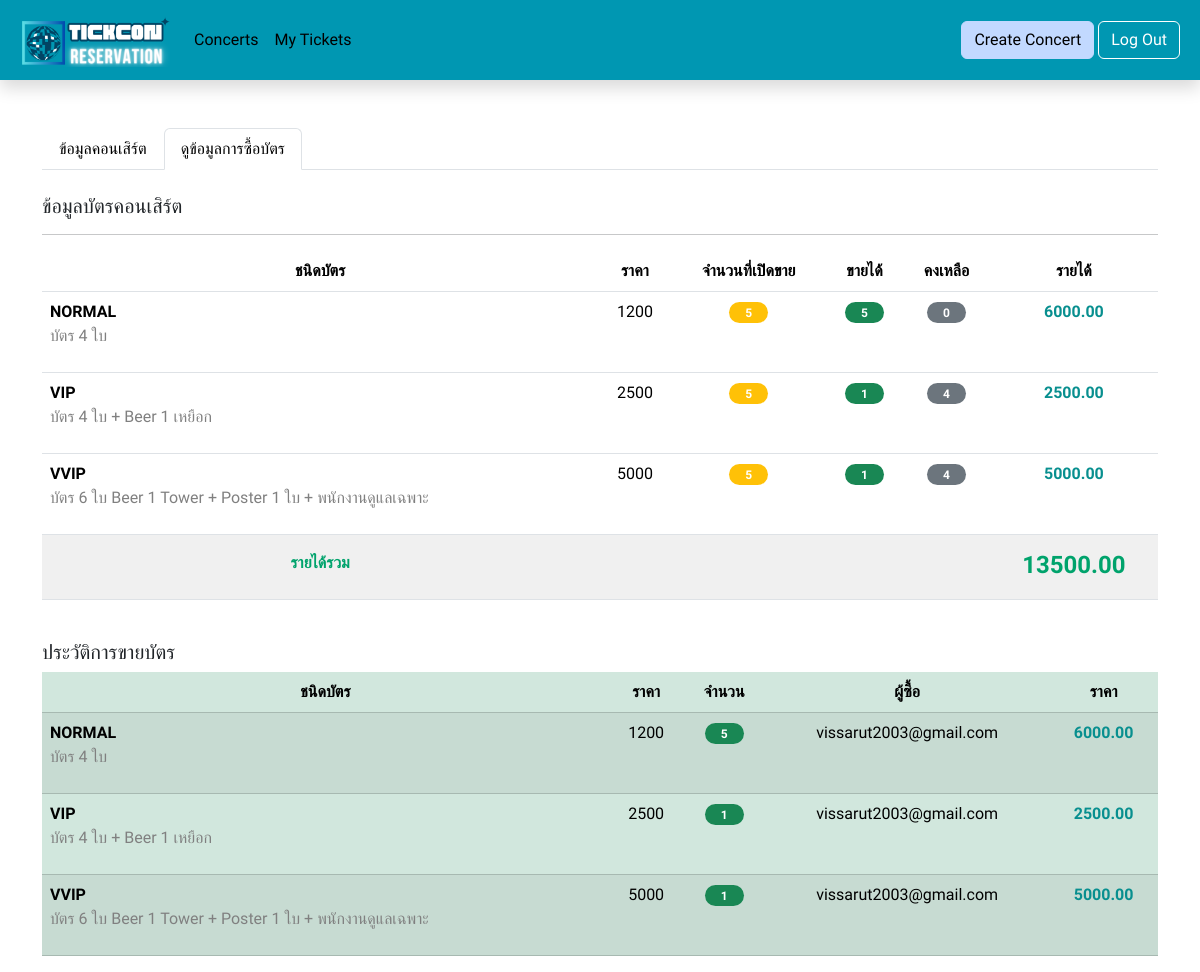
The page /all_final/each_my_concert_stat.php?concert_id=1 (signed in) on the database as committed earlier.
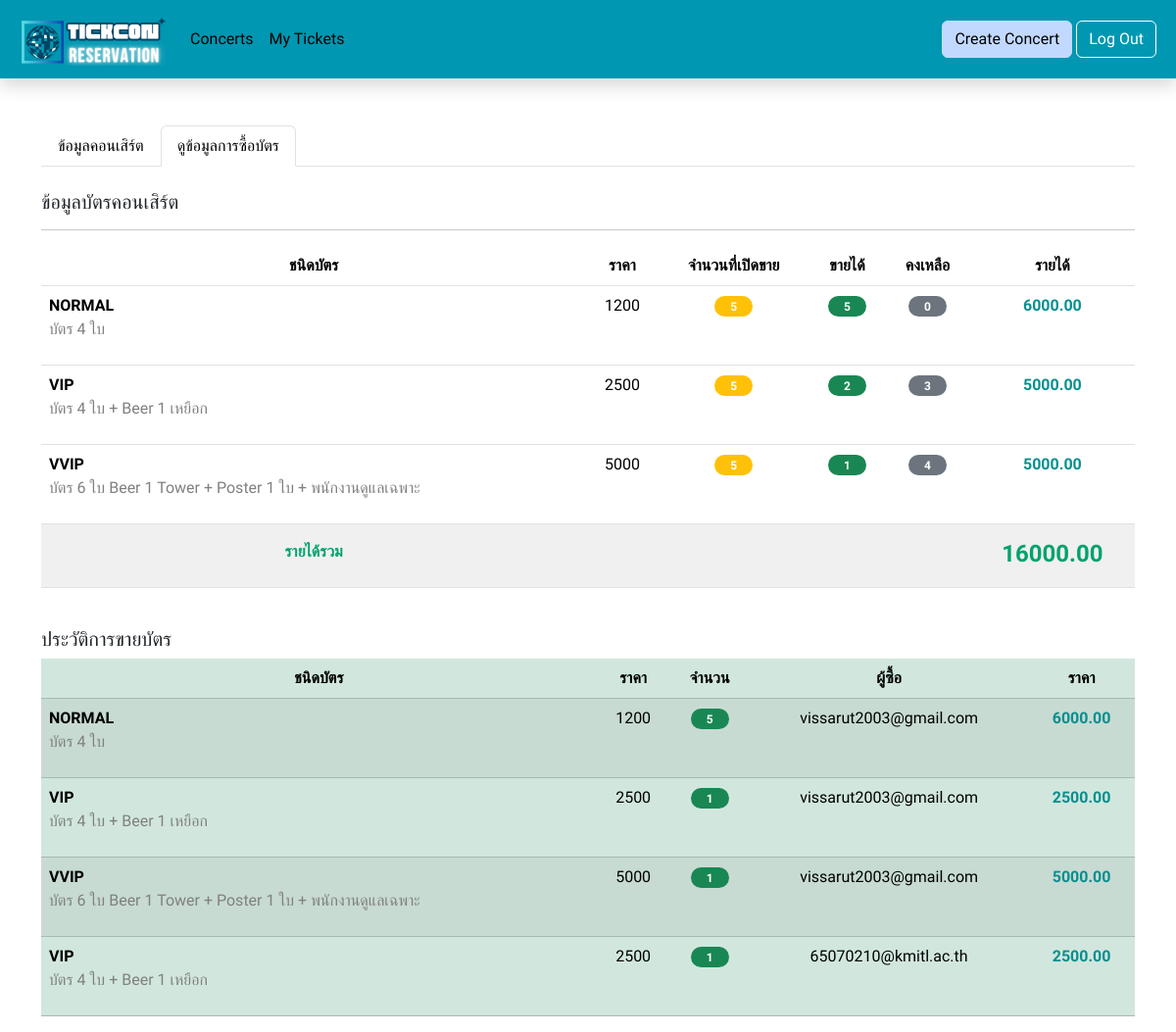
The same page on the database as committed later.
### tables this page shows
CREATE TABLE "ticket_detail" (
	"detail_id"	INTEGER NOT NULL UNIQUE,
	"name"	TEXT NOT NULL,
	"description"	TEXT,
	"price"	INTEGER NOT NULL,
	"concert_id"	INTEGER NOT NULL,
	"amount"	INTEGER NOT NULL,
	PRIMARY KEY("detail_id" AUTOINCREMENT),
	FOREIGN KEY("concert_id") REFERENCES "concert"("concert_id")
);

CREATE TABLE "ticket" (
	"ticket_id"	INTEGER NOT NULL UNIQUE,
	"detail_id"	INTEGER NOT NULL,
	"payment_id"	TEXT,
	FOREIGN KEY("detail_id") REFERENCES "ticket_detail"("detail_id"),
	PRIMARY KEY("ticket_id" AUTOINCREMENT)
);

CREATE TABLE "member" (
	"member_id"	INTEGER NOT NULL UNIQUE,
	"email"	TEXT NOT NULL,
	"password"	TEXT NOT NULL,
	"type"	TEXT NOT NULL,
	"firstname"	TEXT,
	"lastname"	TEXT,
	PRIMARY KEY("member_id" AUTOINCREMENT)
);

### all_final/each_my_concert_stat.php (the view, shortened to what this page needs)
<!DOCTYPE html>
<html lang="en">
<head>
    <link href="https://cdn.jsdelivr.net/npm/bootstrap@5.3.2/dist/css/bootstrap.min.css" rel="stylesheet"
>
</head>
<body>
    <nav class="navbar navbar-expand-md sticky-top shadow p-2 mb-5 " style="background-color : #0097B2">
        <div class="container-fluid">
            <a class="navbar-brand" href="index_user.php">
                <img src="upload/logo/TICKCON.png" alt="Logo" width="150px" class="d-inline-block align-text-top">
            </a>
            <div class="collapse navbar-collapse" id="navbarSupportedContent">
                <ul class="navbar-nav me-auto mb-2 mb-lg-0 p-1 ms-0 ps-0">
                    <li class="nav-item">
                        <a class="nav-link-1 nav-link " href="index_user.php">Concerts</a>
                    </li>
                    <li class="nav-item">
                        <a class=" nav-link-1 nav-link" href="myticket.php">My Tickets</a>
                    </li>
                </ul>
                <form class="d-flex mb-2 mb-lg-0 me-1" action="createcon_db.php">
                    <button class="btn btn-light" type="submit">Create Concert</button>
                </form>
                <form class="d-flex mb-2 mb-lg-0" action="index_notlogin.php">
                    <button class="btn btn-outline-danger" type="submit">Log Out</button>
                </form>
            </div>
        </div>
    </nav>
    <?php
    $concert_id = $_SESSION['concert_id'];
    require_once 'config/db.php';
    echo '<div class="container">
        <ul class="nav nav-tabs">
        <li class="nav-item">
            <a class="nav-link1 nav-link" href="each_my_concert.php">ข้อมูลคอนเสิร์ต</a>
        </li>
        <li class="nav-item">
            <a class="nav-link1 nav-link active" aria-current="page" href="each_my_concert_stat.php" >ดูข้อมูลการซื้อบัตร</a>
        </li>
        </ul><br><h5>ข้อมูลบัตรคอนเสิร์ต</h5><hr>';
    $sql2 = <<<EOF
        SELECT *
        FROM ticket_detail
        WHERE concert_id = $concert_id;
        ORDER BY detail_id
        EOF;
    $ret2 = $db->query($sql2);
    $sql_amount_buy = <<<EOF
        SELECT COUNT(CASE WHEN payment_id IS NOT NULL THEN detail_id END) AS amount_sell
        FROM ticket t
        JOIN ticket_detail td
        USING (detail_id)
        WHERE concert_id = $concert_id
        GROUP BY detail_id
        ORDER BY detail_id
        EOF;
    $ret_amount_buy = $db->query($sql_amount_buy);
    $total_earn = 0;
    echo '<table class="table  table-hover text-center">
        <thead>
            <tr >
            <th scope="col">ชนิดบัตร</th>
            <th scope="col">ราคา</th>
            <th scope="col">จำนวนที่เปิดขาย</th>
            <th scope="col">ขายได้</th>
            <th scope="col">คงเหลือ</th>
            <th scope="col">รายได้</th>
            </tr>
        </thead><tbody>';
    while ($row2 = $ret2->fetchArray(SQLITE3_ASSOC)) {
        $row_amount_buy = $ret_amount_buy->fetchArray(SQLITE3_ASSOC);
        echo '<tr>
            <td class="text-start"><b>' . $row2['name'] . '</b><p style = "color:#808080">' . $row2['description'] . '</p></td>
            <td>' . $row2['price'] . '</td>
            <td><span class="badge bg-warning rounded-pill px-3">' . $row2['amount'] . '</span></td>
            <td><span class="badge bg-success rounded-pill px-3">' . $row_amount_buy['amount_sell'] . '</span></td>
            <td><span class="badge bg-secondary rounded-pill px-3">' . $row2['amount'] - $row_amount_buy['amount_sell'] . '</span></td>
            <td><p style= "color:#088F8F"><b>' . number_format((float) $row2['price'] * $row_amount_buy['amount_sell'], 2, '.', '') . '</b></p></td>
          </tr>';
        $total_earn = $total_earn + ($row2['price'] * $row_amount_buy['amount_sell']);
    }
    echo '<tr >
        <td class=" align-items-center pt-3" style = "background-color: #F0F0F0;"><p style = "color:#00A36C"><b>รายได้รวม</b></p></td>
        <td style = "background-color: #F0F0F0;"></td>
        <td style = "background-color: #F0F0F0;"></td>
        <td style = "background-color: #F0F0F0;"></td>
        <td style = "background-color: #F0F0F0;"></td>
        <td class=" align-items-center pt-3" style = "color:#00A36C; background-color: #F0F0F0;"><h4><b>' . number_format((float) $total_earn, 2, '.', '') . '</b></h4></td>
      </tr></tbody></table>';
    echo '</div>';
    $sql_sell_history = <<<EOF
        SELECT * , COUNT(*)
        FROM ticket
        JOIN ticket_detail
        USING (detail_id)
        JOIN payment
        USING (payment_id)
        JOIN member
        USING (member_id)
        WHERE concert_id = $concert_id AND payment_id is not null
        GROUP BY member_id, detail_id;
        EOF;
    $ret_sell_history = $db->query($sql_sell_history);
    $count_sell = 0;
    while ($row_sell_history = $ret_sell_history->fetchArray(SQLITE3_ASSOC)) {
        $count_sell++;
    }
    $sql_sell_history = <<<EOF
        SELECT * , COUNT(*)
        FROM ticket
        JOIN ticket_detail
        USING (detail_id)
        JOIN payment
        USING (payment_id)
        JOIN member
        USING (member_id)
        WHERE concert_id = $concert_id AND payment_id is not null
        GROUP BY member_id, detail_id;
        EOF;
    $ret_sell_history = $db->query($sql_sell_history);
    echo '<br><div class="container"><h5>ประวัติการขายบัตร</h5><div class="overflow-auto">';
    if ($count_sell > 0) {
        echo '<table class="table table-success  table-striped text-center">
        <thead>
            <tr>
            <th scope="col">ชนิดบัตร</th>
            <th scope="col">ราคา</th>
            <th scope="col">จำนวน</th>
            <th scope="col">ผู้ซื้อ</th>
            <th scope="col">ราคา</th>
            </tr>
        </thead><tbody>';
        while ($row_sell_history = $ret_sell_history->fetchArray(SQLITE3_ASSOC)) {
            echo '<tr>
            <td class="text-start"><b>' . $row_sell_history['name'] . '</b><p style = "color:#808080">' . $row_sell_history['description'] . '</p></td>
            <td>' . $row_sell_history['price'] . '</td>
            <td><span class="badge bg-success rounded-pill px-3">' . $row_sell_history['COUNT(*)'] . '</span></td>
            <td>' . $row_sell_history['email'] . '</td>
            <td><p style= "color:#088F8F"><b>' . number_format((float) $row_sell_history['COUNT(*)'] * $row_sell_history['price'], 2, '.', '') . '</b></p></td>
            </tr>';
        }
        echo '</tbody></table>';
    } else {
        echo 'ยังไม่มีการขายบัตร';
    }
    echo '</div></div>';
    ?>
</body>
</html>

### all_final/each_my_concert_stat.php (style rules this page uses)
* { font-family: 'Dosis', sans-serif; }
.navbar-brand { font-family: 'Mohave', sans-serif; }
.container-fluid { color: white; }
.btn-light { background-color: #C2D9FF; border-color: #C2D9FF; }
.btn-outline-danger { color: white; border-color: white; }
.nav-link { text-decoration: none; color: #000000; }

Rows that differ between the two databases and show on the page:
computed for ticket_detail "VIP": amount_sell "1" → "2"; amount_sell "4" → "3"; amount_sell "2500.00" → "5000.00"
now on this page (row edited): ticket: detail.name "VIP", detail.description "บัตร 4 ใบ + Beer 1 เหยือก", detail.price "2500", COUNT "1", member.email "65070210@kmitl.ac.th", price "2500.00"
Other text that changed with them:
$total_earn: "13500.00" → "16000.00"
